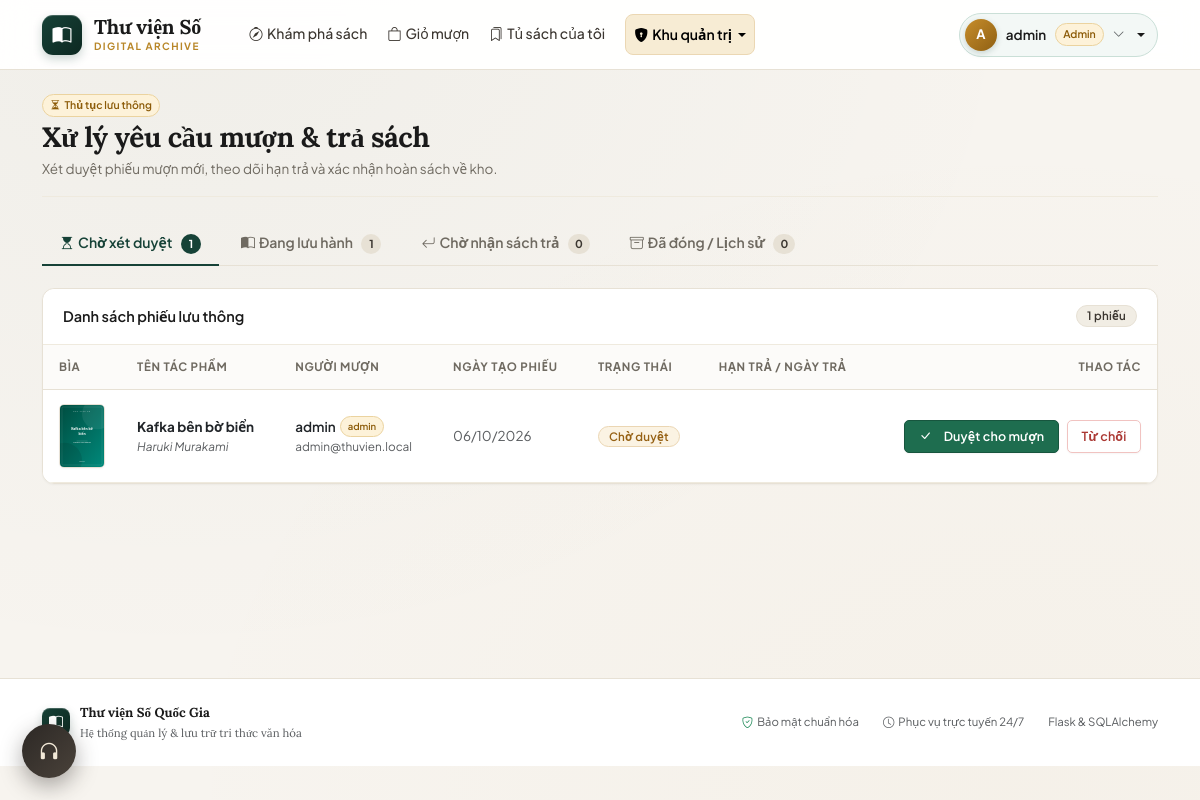
Before: /admin/requests (signed in) with the older database file.
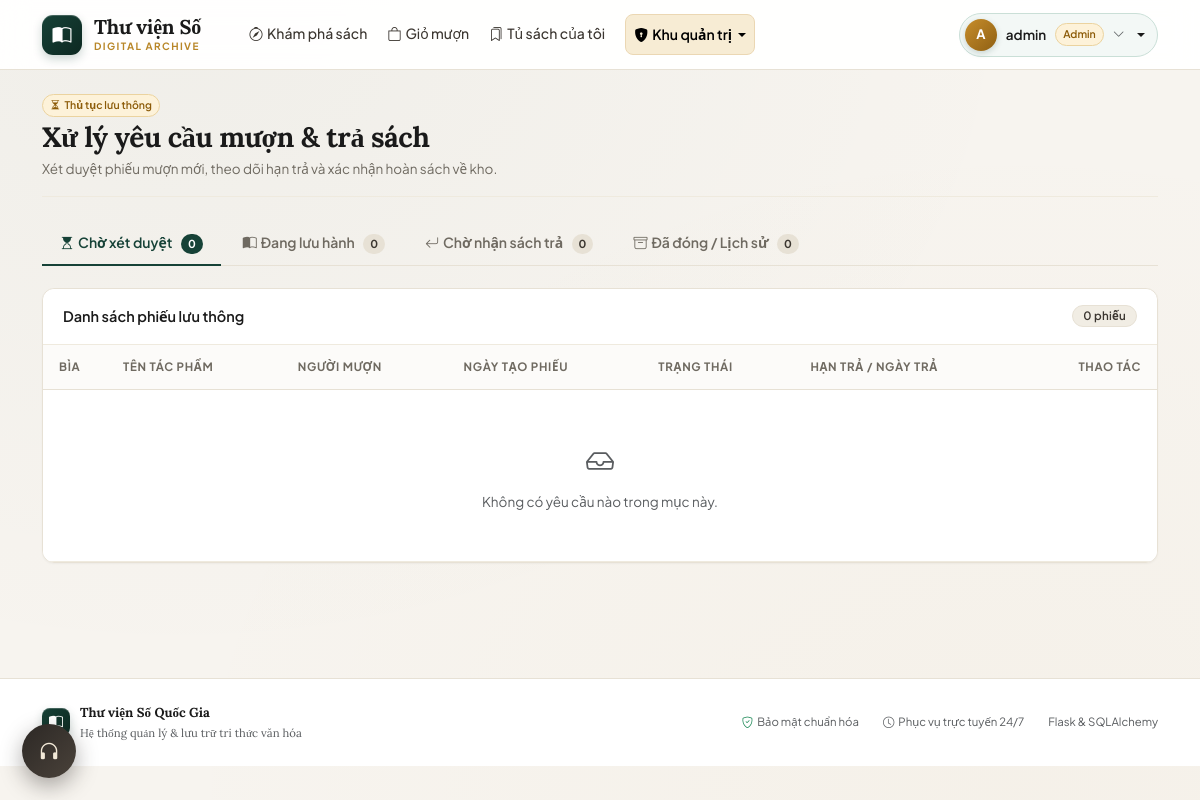
After: the same page with the newer database file.
### models.py (models this page shows, shortened)
class BorrowRequest(db.Model):
    __tablename__ = 'borrow_requests'
    PENDING = 'pending'
    APPROVED = 'approved'
    REJECTED = 'rejected'
    RETURN_PENDING = 'return_pending'
    RETURNED = 'returned'
    id = db.Column(db.Integer, primary_key=True)
    user_id = db.Column(db.Integer, db.ForeignKey('users.id'), nullable=False, index=True)
    book_id = db.Column(db.Integer, db.ForeignKey('books.id'), nullable=False, index=True)
    status = db.Column(db.String(20), nullable=False, default=PENDING)
    requested_at = db.Column(db.DateTime, default=now, nullable=False)
    decided_at = db.Column(db.DateTime, nullable=True)
    due_date = db.Column(db.DateTime, nullable=True)
    returned_at = db.Column(db.DateTime, nullable=True)
    note = db.Column(db.String(300), nullable=True)
    user = db.relationship('User', back_populates='borrow_requests')

class Book(db.Model):
    __tablename__ = 'books'
    id = db.Column(db.Integer, primary_key=True)
    title = db.Column(db.String(200), nullable=False, index=True)
    author = db.Column(db.String(150), nullable=False, index=True)
    description = db.Column(db.Text, nullable=False, default='')
    quantity = db.Column(db.Integer, nullable=False, default=0)
    cover_url = db.Column(db.String(300), nullable=True)
    category_id = db.Column(db.Integer, db.ForeignKey('categories.id'), nullable=True)
    created_at = db.Column(db.DateTime, default=now, nullable=False)
    mood = db.Column(db.String(30), nullable=True, index=True)
    pages = db.Column(db.Integer, nullable=True, default=0)
    condition_note = db.Column(db.String(300), nullable=True, default='')
    times_borrowed = db.Column(db.Integer, nullable=False, default=0)
    librarian_note = db.Column(db.String(400), nullable=True, default='')
    librarian_note_by = db.Column(db.String(80), nullable=True, default='')
    spine_color = db.Column(db.String(9), nullable=True, default='')
    category = db.relationship('Category', back_populates='books')
    borrow_requests = db.relationship('BorrowRequest', backref='book', lazy='dynamic')
    reviews = db.relationship('Review', backref='book', lazy='dynamic')
    @property
    def cover(self):
        if self.cover_url:
            return self.cover_url
        if has_request_context():
            return url_for('static', filename='covers/default.svg')
        return '/static/covers/default.svg'

class User(db.Model, UserMixin):
    __tablename__ = 'users'
    id = db.Column(db.Integer, primary_key=True)
    username = db.Column(db.String(80), unique=True, nullable=False, index=True)
    email = db.Column(db.String(120), unique=True, nullable=True)
    password_hash = db.Column(db.String(255), nullable=False)
    role = db.Column(db.String(20), nullable=False, default='user')
    is_active = db.Column(db.Boolean, nullable=False, default=True)
    created_at = db.Column(db.DateTime, default=now, nullable=False)
    borrow_requests = db.relationship('BorrowRequest', back_populates='user', lazy='dynamic')
    reviews = db.relationship('Review', back_populates='author', lazy='dynamic')
    @property
    def is_admin(self):
        return self.role == 'admin'

### admin.py (the view)
@admin_bp.route('/requests', endpoint='requests')
@admin_required
def requests_view():
    tab = request.args.get('tab', 'pending')
    if tab not in ('pending', 'approved', 'return_pending', 'closed'):
        tab = 'pending'
    if tab == 'closed':
        query = BorrowRequest.query.filter(
            BorrowRequest.status.in_(['returned', 'rejected'])
        )
    else:
        query = BorrowRequest.query.filter_by(status=tab)
    items = query.order_by(
        db.func.coalesce(BorrowRequest.decided_at, BorrowRequest.requested_at).desc(),
        BorrowRequest.id.desc(),
    ).all()
    counts = {
        'pending': BorrowRequest.query.filter_by(status='pending').count(),
        'approved': BorrowRequest.query.filter_by(status='approved').count(),
        'return_pending': BorrowRequest.query.filter_by(status='return_pending').count(),
        'closed': BorrowRequest.query.filter(
            BorrowRequest.status.in_(['returned', 'rejected'])
        ).count(),
    }
    return render_template('admin/requests.html', items=items, tab=tab, counts=counts)

### admin.py (called while the page is built)
def admin_required(view):
    @wraps(view)
    @login_required
    def wrapper(*args, **kwargs):
        if not current_user.is_admin:
            abort(403)
        return view(*args, **kwargs)
    return wrapper

### templates/admin/requests.html (shortened to what the changed rows need)
{% extends 'base.html' %}
{% block content %}
<div class="page-head">
  <div>
    <h1 class="page-title">Xử lý yêu cầu mượn &amp; trả sách</h1>
  </div>
</div>
<ul class="nav tabs-line">
  <li class="nav-item">
    <a class="nav-link {{ 'active' if tab == 'pending' }}"
       href="{{ url_for('admin.requests', tab='pending') }}">
      <i class="bi bi-hourglass-top me-1"></i>Chờ xét duyệt
      <span class="tab-count">{{ counts.pending }}</span>
    </a>
  </li>
  <li class="nav-item">
    <a class="nav-link {{ 'active' if tab == 'approved' }}"
       href="{{ url_for('admin.requests', tab='approved') }}">
      <i class="bi bi-book-half me-1"></i>Đang lưu hành
      <span class="tab-count">{{ counts.approved }}</span>
    </a>
  </li>
</ul>
<div class="card overflow-hidden">
  <div class="card-header d-flex justify-content-between align-items-center">
    <span>Danh sách phiếu lưu thông</span>
    <span class="badge bg-secondary">{{ items|length }} phiếu</span>
  </div>
  <div class="table-responsive">
    <table class="table align-middle">
      <thead>
        <tr>
          <th style="width: 64px;">Bìa</th>
          <th>Tên tác phẩm</th>
          <th>Người mượn</th>
          <th>Ngày tạo phiếu</th>
          <th>Trạng thái</th>
          <th>Hạn trả / Ngày trả</th>
          <th class="text-end">Thao tác</th>
        </tr>
      </thead>
      <tbody>
        {% for r in items %}
        <tr>
          <td><img src="{{ r.book.cover }}" class="thumb-sm" alt="{{ r.book.title }}"></td>
          <td>
            <a href="{{ url_for('user.book_detail', book_id=r.book_id) }}" class="fw-bold text-dark text-decoration-none">
              {{ r.book.title }}
            </a>
            <div class="small text-muted fst-italic">{{ r.book.author }}</div>
          </td>
          <td>
            <div class="d-inline-flex align-items-center gap-1">
              <span class="fw-semibold text-dark">{{ r.user.username }}</span>
              {% if r.user.role == 'admin' %}
              <span class="user-badge-mini user-badge-admin" style="font-size: 9.5px;">admin</span>
              {% endif %}
            </div>
            <div class="small text-muted">{{ r.user.email or '—' }}</div>
          </td>
          <td class="text-muted">{{ r.requested_at|fmt_date }}</td>
          <td>
            <span class="badge bg-{{ status_colors[r.status] }}">
              {{ status_labels[r.status] }}
            </span>
          </td>
          <td>
          </td>
          <td class="text-end text-nowrap">
            {% if r.status == 'pending' %}
            <div class="d-inline-flex gap-2">
              <form method="post" action="{{ url_for('admin.request_approve', req_id=r.id) }}">
                <button class="btn btn-sm btn-success">
                  <i class="bi bi-check-lg me-1"></i>Duyệt cho mượn
                </button>
              </form>
              <form method="post" action="{{ url_for('admin.request_reject', req_id=r.id) }}"
                    data-confirm="Xác nhận từ chối yêu cầu mượn “{{ r.book.title }}” của {{ r.user.username }}?">
                <button class="btn btn-sm btn-outline-danger">Từ chối</button>
              </form>
            </div>
            {% else %}
            <span class="text-muted small fst-italic">Hoàn tất</span>
            {% endif %}
          </td>
        </tr>
        {% else %}
        <tr>
          <td colspan="7" class="text-center text-muted py-5">
            <i class="bi bi-inbox fs-3 d-block mb-2"></i>
            Không có yêu cầu nào trong mục này.
          </td>
        </tr>
        {% endfor %}
      </tbody>
    </table>
  </div>
</div>
{% endblock %}

Changed rows visible on the page:
removed BorrowRequest: book.cover (picture), book "Kafka bên bờ biển", book.author "Haruki Murakami", user.username "admin", user "admin@thuvien.local", requested_at|fmt_date "06/10/2026", status "Chờ duyệt"
Other visible differences:
{{ counts.pending }}: "1" → "0"
{{ counts.approved }}: "1" → "0"
{{ items|length }}: "1" → "0"
text now shown: "Không có yêu cầu nào trong mục này."
